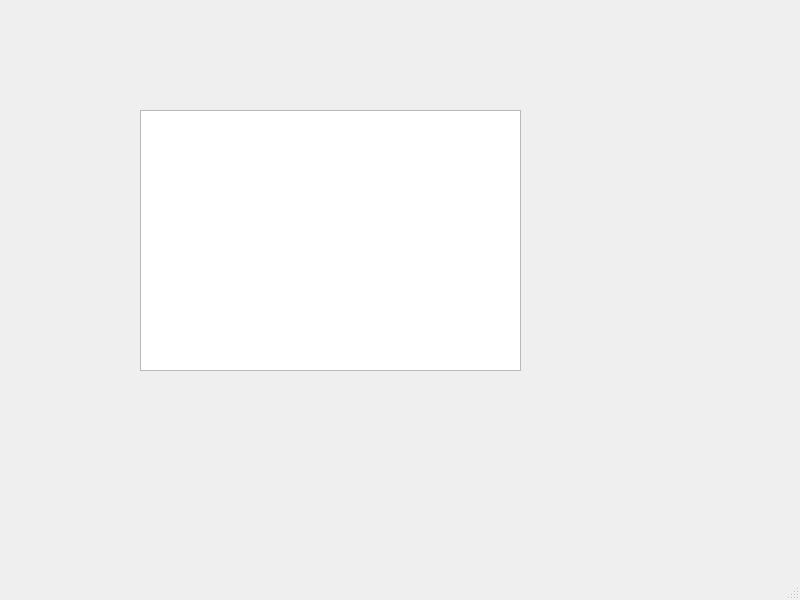
<?xml version="1.0" encoding="UTF-8"?>
<ui version="4.0">
 <class>MainWindow</class>
 <widget class="QMainWindow" name="MainWindow">
  <property name="geometry">
   <rect>
    <x>0</x>
    <y>0</y>
    <width>800</width>
    <height>600</height>
   </rect>
  </property>
  <property name="windowTitle">
   <string>MainWindow</string>
  </property>
  <widget class="QWidget" name="centralwidget">
   <widget class="QListWidget" name="listWidget">
    <property name="geometry">
     <rect>
      <x>140</x>
      <y>110</y>
      <width>381</width>
      <height>261</height>
     </rect>
    </property>
    <property name="styleSheet">
     <string notr="true"/>
    </property>
   </widget>
  </widget>
  <widget class="QMenuBar" name="menubar">
   <property name="geometry">
    <rect>
     <x>0</x>
     <y>0</y>
     <width>800</width>
     <height>18</height>
    </rect>
   </property>
  </widget>
  <widget class="QStatusBar" name="statusbar"/>
 </widget>
 <resources/>
 <connections/>
</ui>
